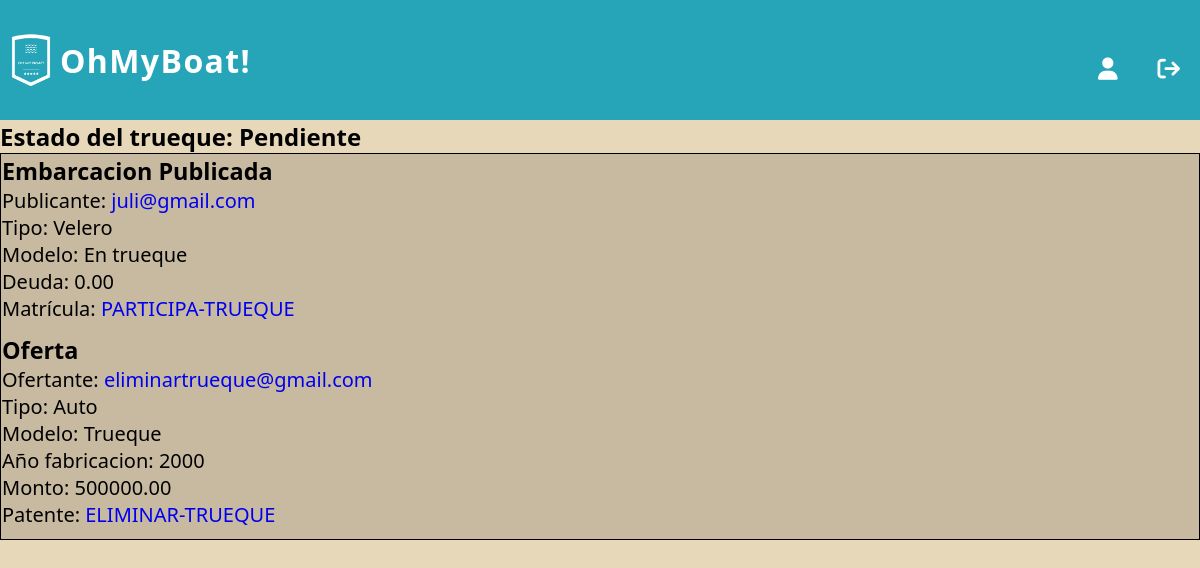
The app's page /ver_detalle_trueque/28/ (signed in) with its own data.
### trueques/models.py (models this page shows)
class Trueque(models.Model):
    monto = models.DecimalField(max_digits=15, decimal_places=2, default=0)
    usuario1 = models.ForeignKey(Usuario, related_name='trueques_como_usuario1', on_delete=models.SET_NULL, null=True)
    usuario2 = models.ForeignKey(Usuario, related_name='trueques_como_usuario2', on_delete=models.SET_NULL, null=True)
    embarcacion1 = models.ForeignKey(Embarcacion, related_name='trueques_como_embarcacion1', on_delete=models.SET_NULL, null=True)
    embarcacion2 = models.ForeignKey(Embarcacion, related_name='trueques_como_embarcacion2', on_delete=models.SET_NULL, null=True)
    vehiculo = models.ForeignKey(Vehiculo, on_delete=models.SET_NULL, null=True)
    sede = models.ForeignKey(Sede, on_delete=models.SET_NULL, null=True)
    estado= models.CharField(max_length=50, default='Pendiente')
    fecha_inicio = models.DateTimeField(auto_now_add=True)
    fecha_cierre = models.DateTimeField(null=True)

### usuarios/models.py (models this page shows, shortened)
class Usuario(AbstractBaseUser, PermissionsMixin):
    nombre = models.CharField(max_length=50)
    apellido = models.CharField(max_length=50)
    fecha_nacimiento = models.DateField()
    telefono = models.CharField(max_length=13)
    mail = models.EmailField(max_length=50, unique=True)
    password = models.CharField(max_length=128)
    is_staff= models.BooleanField(default=False)
    is_blocked= models.BooleanField(default=False)
    USERNAME_FIELD = 'mail'
    REQUIRED_FIELDS = ['nombre', 'apellido', 'fecha_nacimiento', 'telefono']

### embarcaciones/models.py (models this page shows)
class Embarcacion(models.Model):
    matricula = models.CharField(max_length=100, unique=True)
    modelo = models.CharField(max_length=100)
    tipo = models.ForeignKey(TipoEmbarcacion, on_delete=models.SET_NULL, null=True)
    m_eslora = models.DecimalField(max_digits=5, decimal_places=2)
    m_manga = models.DecimalField(max_digits=5, decimal_places=2)
    m_calado = models.DecimalField(max_digits=5, decimal_places=2)
    motor = models.BooleanField(default=False)
    deuda = models.DecimalField(max_digits=10, decimal_places=2, default=0)
    sede = models.ForeignKey(Sede, on_delete=models.SET_NULL, null=True)
    dueño = models.ForeignKey(Usuario, on_delete=models.CASCADE)

class TipoEmbarcacion(models.Model):
    clase= models.CharField(max_length=50, unique=True)

### vehiculos/models.py (models this page shows)
class Vehiculo(models.Model):
    patente = models.CharField(max_length=100, unique=True)
    marca = models.CharField(max_length=100)
    modelo = models.CharField(max_length=100)
    tipo = models.ForeignKey(TipoVehiculo, on_delete=models.SET_NULL, null=True)
    año_fabricacion = models.DecimalField(max_digits=4, decimal_places=0, default=2000)
    kilometraje = models.DecimalField(max_digits=10, decimal_places=0, default=0)
    dueño = models.ForeignKey(Usuario, on_delete=models.CASCADE)

class TipoVehiculo(models.Model):
    clase = models.CharField(max_length=50, unique=True)

### trueques/views.py (the view)
# urls.py: path('ver_detalle_trueque/<int:id_trueque>/', views.ver_trueque, name='ver detalle trueque'),
@login_required(login_url=reverse_lazy('iniciar sesion'))
def ver_trueque(request, id_trueque):
    trueque= Trueque.objects.get(id= id_trueque)
    imagenes_publicacion = ImagenEmbarcacion.objects.filter(embarcacion= trueque.embarcacion1.id)
    if trueque.embarcacion2:
        imagenes_oferta = ImagenEmbarcacion.objects.filter(embarcacion= trueque.embarcacion2.id)
    elif trueque.vehiculo:
        imagenes_oferta = ImagenVehiculo.objects.filter(vehiculo= trueque.vehiculo.id)
    fecha_actual = datetime.now().date()
    try:
        puntuacion = Puntuacion.objects.get(user_envio_id=request.user.id, contexto=id_trueque)
        falta_calificar= False
    except Puntuacion.DoesNotExist:
        falta_calificar= True
    if (fecha_actual - trueque.fecha_inicio.date()) >= timedelta(days=30):
        mensaje= "Pasaron mas de 30 dias del incio del trueque se recomienda su cancelación."
        return render(request, 'trueque_detail.html', {'mensaje': mensaje, 'trueque':trueque, 'imagenes_publicacion': imagenes_publicacion, 'imagenes_oferta':imagenes_oferta, 'falta_calificar': falta_calificar})
    else:
        return render(request, 'trueque_detail.html', {'trueque':trueque, 'imagenes_publicacion': imagenes_publicacion, 'imagenes_oferta':imagenes_oferta, 'falta_calificar': falta_calificar})

### autenticacion/backend.py (called while the page is built)
    def get_user(self, user_id):
        UserModel = get_user_model()
        try:
            return UserModel.objects.get(pk=user_id)
        except UserModel.DoesNotExist:
            return None

### trueques/templates/trueque_detail.html (shortened to what this page needs)
{% extends 'layouts/base.html' %}
{% load static %}
{% block style %}
    <link rel="stylesheet" type="text/css" href="{% static 'styles/trueque_detail.css' %}">
{% endblock %}
{% block listnav %}
        <li><a class="normal" href="{% url 'ver perfil' id=request.user.id %}"><i class="fa-solid fa-user"></i></a></li>
        <li class="modal"><a id="cerrar-sesion" class="normal"  href=""><i class="fa-solid fa-arrow-right-from-bracket"></i></a>
        </li>
{% endblock %}
{% block content %}
<section>
    <div>
        <h1> Estado del trueque: {{ trueque.estado }}</h1>
        <div class="box" style="display: flexbox; position:relative">
            <div class="info-container">
                <div>
                    <h3> Embarcacion Publicada </h3>
                </div>
                <div>
                    <p>Publicante:
                        {% if trueque.usuario1.mail|slice:"0:1" == "*" %}
                            {{ trueque.usuario1.mail|slice:"1:-14" }}
                        {% else %}
                            <a href="{% url 'ver perfil' trueque.usuario1_id %}">{{ trueque.usuario1.mail }}</a>
                        {% endif %}
                    </p>
                </div>
                <div>
                    <p>Tipo: {{ trueque.embarcacion1.tipo.clase }}</p>
                </div>
                <div>
                    <p>Modelo: {{trueque.embarcacion1.modelo}}</p>
                </div>
                <div>
                    <p>Deuda: {{ trueque.embarcacion1.deuda }}</p>
                </div>
                <div>
                    <p>Matrícula:
                        {% if trueque.embarcacion1.matricula|slice:"0:1" == "*" %}
                            {{ trueque.embarcacion1.matricula|slice:"1:-14" }}
                        {% elif trueque.estado == "Pendiente" %}
                            <a href="{% url 'ver detalle embarcacion' trueque.embarcacion1_id 0 %}">{{ trueque.embarcacion1.matricula }}</a>
                        {% else %}
                            {{ trueque.embarcacion1.matricula }}
                        {% endif %}
                    </p>
                </div>
            </div>
            <div class="info-container">
                <div>
                    <h3> Oferta </h3>
                </div>
                <div>
                    <p>Ofertante:
                        {% if trueque.usuario2.mail|slice:"0:1" == "*" %}
                            {{ trueque.usuario2.mail|slice:"1:-14" }}
                        {% else %}
                            <a href="{% url 'ver perfil' trueque.usuario2_id %}">{{ trueque.usuario2.mail }}</a>
                        {% endif %}
                    </p>
                </div>
                {% if trueque.vehiculo_id %}
                    <div>
                        <p>Tipo: {{ trueque.vehiculo.tipo.clase }}</p>
                    </div>
                    <div>
                        <p>Modelo: {{trueque.vehiculo.modelo}}</p>
                    </div>
                    <div>
                        <p>Año fabricacion: {{trueque.vehiculo.año_fabricacion}}</p>
                    </div>
                    <div>
                        <p>Monto: {{ trueque.monto }}</p>
                    </div>
                    <div>
                        <p>Patente:
                            {% if trueque.vehiculo.patente|slice:"0:1" == "*" %}
                                {{ trueque.vehiculo.patente|slice:"1:-14" }}
                            {% elif trueque.estado == "Pendiente" %}
                                <a href="{% url 'ver detalle vehiculo' trueque.vehiculo_id 0 %}">{{ trueque.vehiculo.patente }}</a>
                            {% else %}
                                {{ trueque.vehiculo.patente }}
                            {% endif %}
                        </p>
                    </div>
                {% endif %}
            </div>
        </div>
    </div>
</section>
{% endblock %}

### trueques/static/styles/trueque_detail.css (style rules this page uses)
:root { --sand: #c8baa0; --gray-sand: #c4c4be; --aqua-light: #a9cecf; --aquamarine: #26a5b9; --cyan: #6785b4; }
.box { display: inline-block; overflow-x: auto; width: 100%; position: relative; align-items: center; justify-content: center; font-family: Arial, Helvetica, sans-serif; font-size: 20px; border: 1px solid black; }
.box .info-container { position:relative; display:inline-block; width: 100%; padding-bottom: 10px; background: var(--sand); border: 1px solid var(--sand); }
.info-container p { margin-right: 50px; align-items: center; }

### inicio/static/styles/header.css (style rules this page uses)
* { margin: 0; padding: 0; box-sizing: border-box; font-family: 'Segoe UI', Tahoma, Geneva, Verdana, sans-serif; }
.modal { position: relative; }
li { margin: 20px; }
a { text-decoration: none; }
.normal { font-weight: 500; font-style: normal; font-size: 1.4em; text-decoration: none; position: relative; color: #ffff; padding-bottom: 2px; }
.normal::before { content: ""; position: absolute; bottom: 0; left: 0; width: 0; height: 3px; background-color: #ffffff; transition: width 0.3s ease; }
.normal { text-decoration: none; color: #fff; font-weight:700; }

### inicio/static/styles/index_main.css (style rules this page uses)
:root { --green: hsl(162, 45%, 56%); --lead: hsl(162, 2%, 56%); --blue: hsl(202, 89%, 71%); --text-white: hsl(0, 0%, 100%); --text-light-gray: hsl(0, 0%, 90%); --body-bg-color:hsl(200, 51%, 32%); --glass-bg-color: hsla(0, 0%, 100%, 0.05); --border-color: hsla(0, 0%, 100%, 0.25); --blur: blur(10px); --button-hover-color: hsla(0, 0%, 0%, 0.3); }
body { margin-top: 120px; background-color: #e8d8ba; }

### records on screen
Trueque: estado "Pendiente", usuario1.mail "juli@gmail.com", embarcacion1.tipo.clase "Velero", embarcacion1.modelo "En trueque", embarcacion1.deuda "0.00", embarcacion1.matricula "PARTICIPA-TRUEQUE", usuario2.mail "eliminartrueque@gmail.com", vehiculo.tipo.clase "Auto", vehiculo.modelo "Trueque", vehiculo.año_fabricacion "2000", monto "500000.00", vehiculo.patente "ELIMINAR-TRUEQUE"
